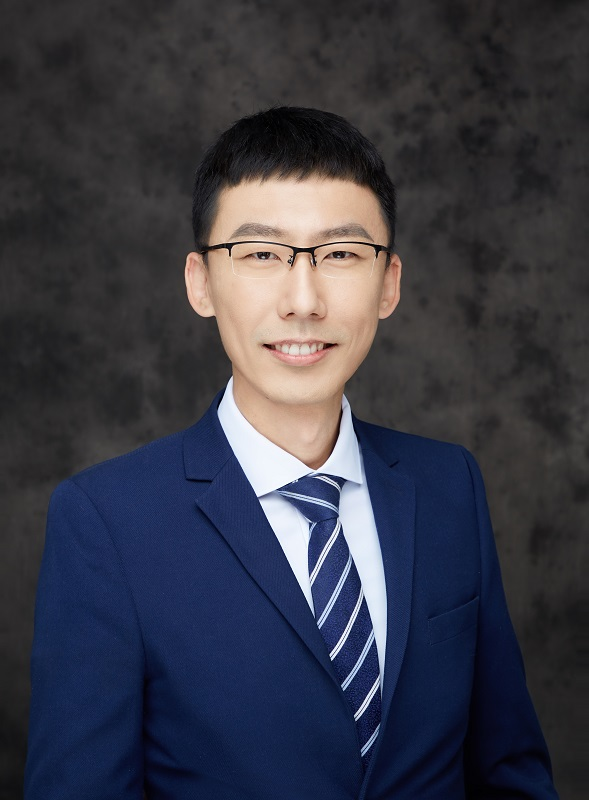
#> input picture ImagePreprocessing/me.jpg, 589 x 800 px
$ python image_coordinate_shift.py
#> lines starting #> are read from the running program, lines starting #| are printed output that depends on the picture
import numpy as np
import cv2


# 定义平移translate函数
def translate(img, x, y):
    # 获取图像尺寸
    (h, w) = img.shape[:2]

    # 定义平移矩阵
    M = np.float32([[1, 0, x], [0, 1, y]])

    # 使用OpenCV仿射变换函数实现平移操作
    shifted = cv2.warpAffine(img, M, (w, h))

    # 返回转换后的图像
    return shifted


# 加载图像并显示
im = cv2.imread('me.jpg')
#> im is the input picture: shape (800, 589, 3); mean B, G, R 69, 57.9, 57.2
cv2.imshow("Orig", im)

# 对原图做平移操作
# 下移50像素
shifted = translate(im, 0, 50)
#> in translate, `shifted = cv2.warpAffine(img, M, (w, h))`:
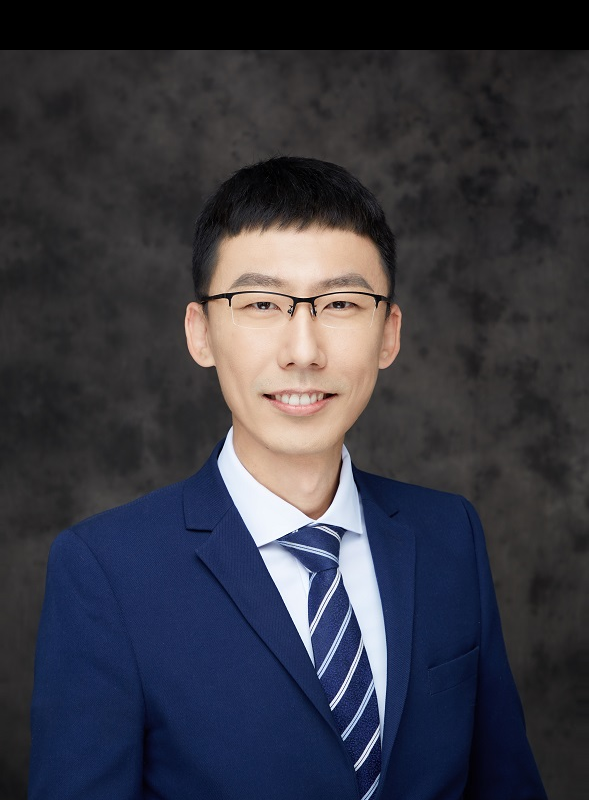
#> shifted: shape (800, 589, 3); mean B, G, R 66, 56.6, 56.4
cv2.imshow("Shift1", shifted)
# 左移100像素
shifted = translate(im, -100, 0)
#> call 2 of translate, with x = -100, y = 0
#> in translate (call 2), `shifted = cv2.warpAffine(img, M, (w, h))`:
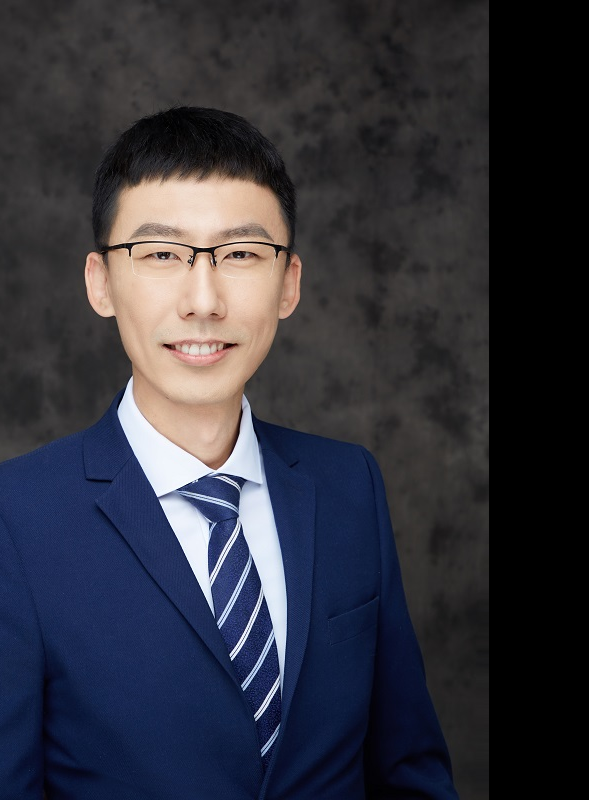
#> shifted: shape (800, 589, 3); mean B, G, R 60.3, 51, 50.9
cv2.imshow("Shift2", shifted)
# 右移50，下移100像素
shifted = translate(im, 50, 100)
#> call 3 of translate, with x = 50, y = 100
#> in translate (call 3), `shifted = cv2.warpAffine(img, M, (w, h))`:
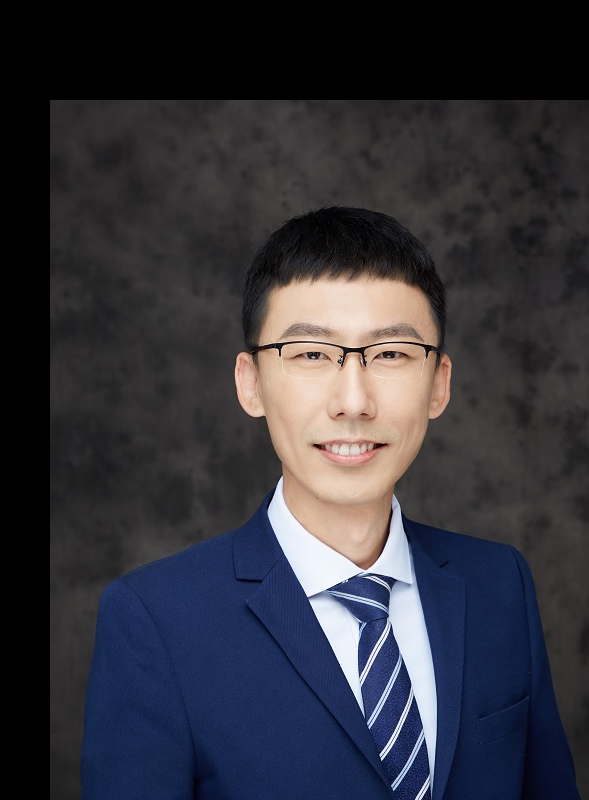
#> shifted: shape (800, 589, 3); mean B, G, R 59.2, 51.6, 51.9
cv2.imshow("Shift3", shifted)

cv2.waitKey()
cv2.destroyAllWindows()
